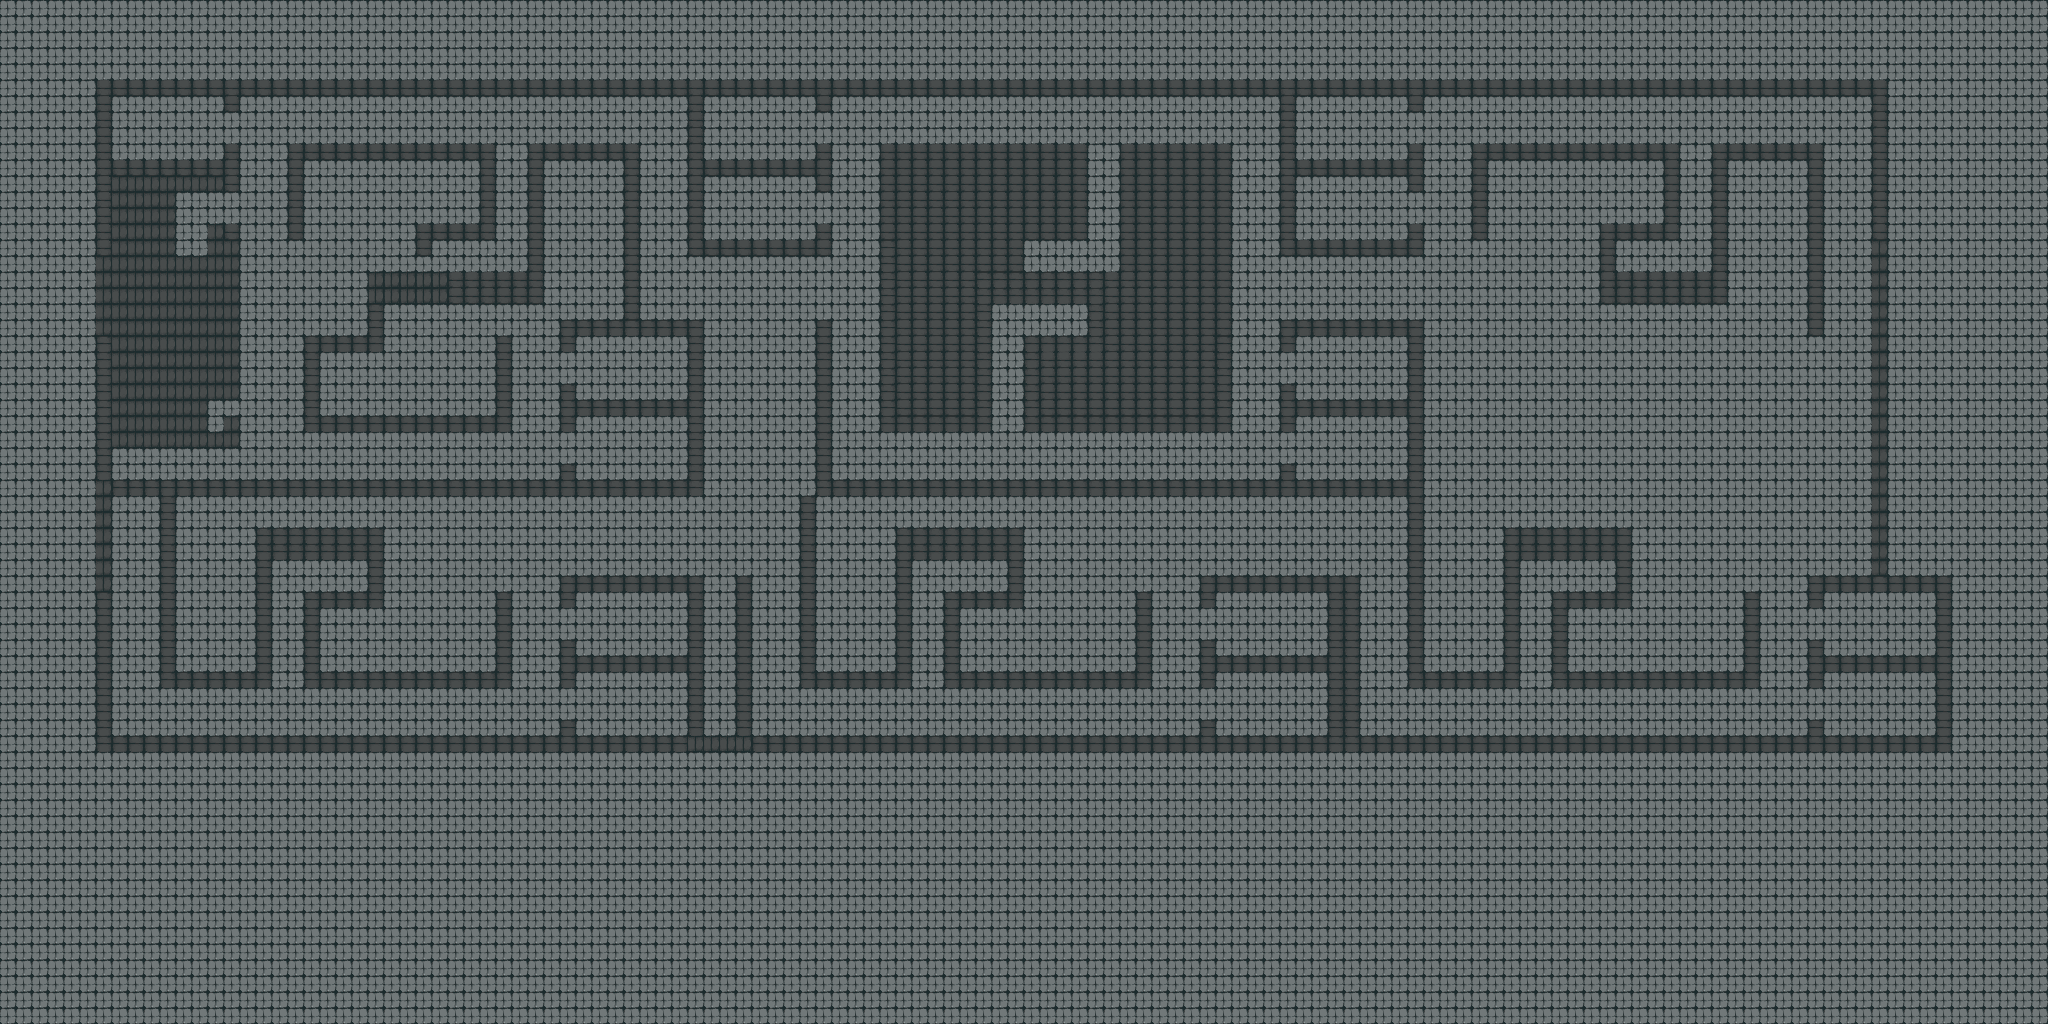

Tiled map render using the project's own tile images. Description and the map definition, with tile-layer contents summarised, below:
An orthogonal 128x64 tile map with 16x16 px tiles, 1 tile layer (all) and 37 objects (35x 'wall').

<map version="1.5" tiledversion="1.5.0" orientation="orthogonal" renderorder="right-down" width="128" height="64" tilewidth="16" tileheight="16" infinite="0" nextlayerid="3" nextobjectid="45">
 <tileset firstgid="1" source="prison_inside.tsx" />
 <layer id="1" name="all" width="128" height="64">
  <data>[8192 cells, 8192 non-empty, 4 distinct tile ids]</data>
 </layer>
 <objectgroup id="2" name="collision">
  <object id="3" name="'wall'" x="96" y="80" width="1792" height="16" />
  <object id="5" name="'wall'" x="96" y="96" width="16" height="656" />
  <object id="6" name="'wall'" x="112" y="736" width="1840" height="16" />
  <object id="7" name="'wall'" x="1936" y="576" width="16" height="160" />
  <object id="8" name="'wall'" x="1808" y="576" width="128" height="16" />
  <object id="9" name="'wall'" x="1872" y="96" width="16" height="480" />
  <object id="11" name="'wall'" x="112" y="160" width="128" height="32" />
  <object id="13" name="'wall'" x="112" y="192" width="64" height="64" />
  <object id="14" name="'wall'" x="112" y="256" width="128" height="144" />
  <object id="15" name="'wall'" x="208" y="224" width="32" height="32" />
  <object id="17" name="'wall'" x="112" y="400" width="96" height="48" />
  <object id="18" name="'wall'" x="208" y="432" width="32" height="16" />
  <object id="19" name="'wall'" x="224" y="416" width="16" height="16" />
  <object id="20" name="'wall'" x="224" y="96" width="16" height="16" />
  <object id="21" name="'wall'" x="224" y="144" width="16" height="16" />
  <object id="22" name="'wall'" x="288" y="144" width="16" height="96" />
  <object id="24" x="304" y="144" width="192" height="16" />
  <object id="25" name="'wall'" x="480" y="160" width="16" height="80" />
  <object id="26" name="'wall'" x="416" y="224" width="64" height="16" />
  <object id="27" name="'wall'" x="416" y="240" width="16" height="16" />
  <object id="28" name="'wall'" x="368" y="272" width="176" height="32" />
  <object id="29" name="'wall'" x="528" y="144" width="16" height="128" />
  <object id="30" x="544" y="144" width="96" height="16" />
  <object id="31" name="'wall'" x="624" y="160" width="16" height="176" />
  <object id="32" name="'wall'" x="560" y="320" width="64" height="16" />
  <object id="33" name="'wall'" x="560" y="336" width="16" height="16" />
  <object id="34" name="'wall'" x="496" y="336" width="16" height="96" />
  <object id="35" name="'wall'" x="304" y="416" width="192" height="16" />
  <object id="36" name="'wall'" x="304" y="336" width="16" height="80" />
  <object id="37" name="'wall'" x="320" y="336" width="64" height="16" />
  <object id="38" name="'wall'" x="368" y="304" width="16" height="32" />
  <object id="39" name="'wall'" x="560" y="384" width="16" height="48" />
  <object id="40" name="'wall'" x="640" y="320" width="64" height="16" />
  <object id="41" name="'wall'" x="688" y="336" width="16" height="160" />
  <object id="42" name="'wall'" x="576" y="400" width="112" height="16" />
  <object id="43" name="'wall'" x="560" y="464" width="16" height="16" />
  <object id="44" name="'wall'" x="112" y="480" width="576" height="16" />
 </objectgroup>
</map>